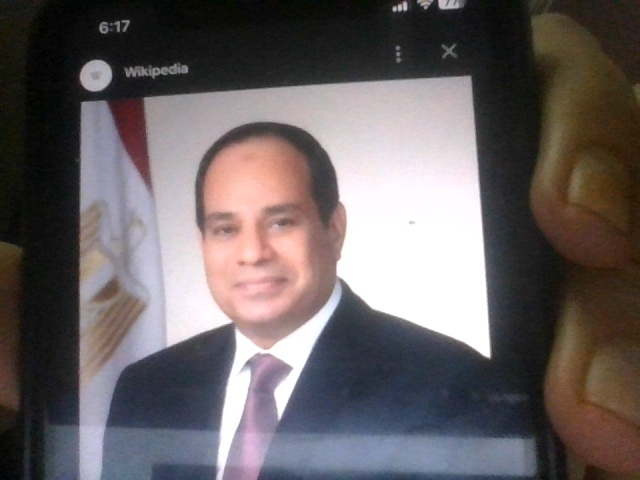
#> input picture face attendance/dp/Abd el fatah el sisi.jpg, 640 x 480 px, given in place of the camera
$ python 'final project with no test code.py'
#> lines starting #> are read from the running program, lines starting #| are printed output that depends on the picture; after the words box and inside, x2 and y2 are one past the last pixel; in counts of white or black regions, pixels touching at a corner belong together
#> the answer given: 1
#> in test_hybrid_corrector, frame is the input picture: shape (480, 640, 3); mean B, G, R 98.9, 97.8, 105.2
# -*- coding: utf-8 -*-


import cv2
import numpy as np

class HybridGMM_KNN_Corrector:
    """
    Hybrid mask generator that combines GMM and KNN masks
    Each method corrects the other's weaknesses
    """

    def __init__(self):
        # Initialize both background subtractors with different strengths
        self.gmm = cv2.createBackgroundSubtractorMOG2(
            history=300,      # Medium history - adapts moderately
            varThreshold=20,  # Moderate sensitivity
            detectShadows=True
        )

        self.knn = cv2.createBackgroundSubtractorKNN(
            history=500,      # Longer history - more stable
            dist2Threshold=500,  # Less sensitive
            detectShadows=True
        )

        # Frame buffer for temporal consistency
        self.frame_buffer = []
        self.buffer_size = 5

        # Morphology kernels
        self.kernel_small = cv2.getStructuringElement(cv2.MORPH_ELLIPSE, (2, 2))
        self.kernel_medium = cv2.getStructuringElement(cv2.MORPH_ELLIPSE, (3, 3))
        self.kernel_large = cv2.getStructuringElement(cv2.MORPH_ELLIPSE, (5, 5))

        self.frame_count = 0

    # [142 lines left out: functions _get_individual_masks, _analyze_mask_confidence, _get_temporal_mask, generate_mask, not called in this run]


class SmartHybridCorrector:
    """
    Simplified but smart hybrid corrector
    Focuses on the key correction logic
    """

    def __init__(self):
        self.gmm = cv2.createBackgroundSubtractorMOG2(history=200, varThreshold=16)
        self.knn = cv2.createBackgroundSubtractorKNN(history=400, dist2Threshold=400)
        self.kernel = cv2.getStructuringElement(cv2.MORPH_ELLIPSE, (3, 3))

    def generate_mask(self, frame):
        # Get masks from both methods
        gmm_mask = self.gmm.apply(frame, learningRate=0.01)
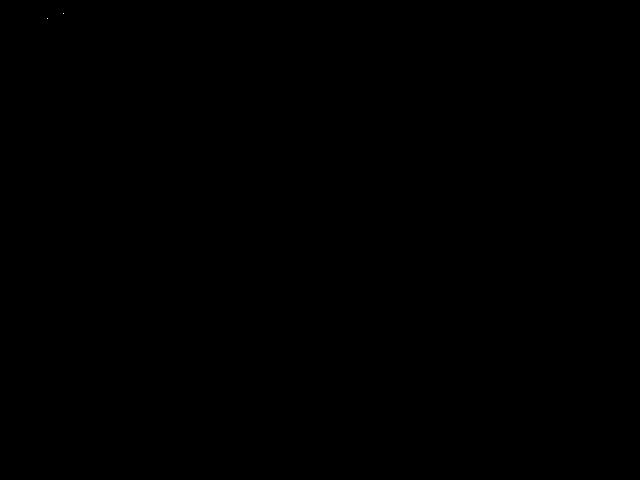
#> gmm_mask: shape (480, 640); values 127 (black) and 255 (white), 0% white in thin lines or dots, all inside (x1, y1, x2, y2) = (47, 13, 64, 19)
        knn_mask = self.knn.apply(frame, learningRate=0.005)
#> knn_mask: shape (480, 640); every value is 255

        # Binary masks (ignore shadows)
        _, gmm_bin = cv2.threshold(gmm_mask, 250, 255, cv2.THRESH_BINARY)
        _, knn_bin = cv2.threshold(knn_mask, 250, 255, cv2.THRESH_BINARY)

        # CORRECTION LOGIC:

        # 1. Areas where both agree - keep them
        both_agree = cv2.bitwise_and(gmm_bin, knn_bin)

        # 2. GMM says foreground but KNN doesn't - could be GMM noise
        gmm_only = cv2.subtract(gmm_bin, knn_bin)
#> gmm_only: shape (480, 640); every value is 0

        # 3. KNN says foreground but GMM doesn't - could be KNN catching something GMM missed
        knn_only = cv2.subtract(knn_bin, gmm_bin)

        # Apply corrections:
        hybrid_mask = both_agree.copy()

        # For GMM-only areas, check if they're large enough (not noise)
        gmm_contours, _ = cv2.findContours(gmm_only, cv2.RETR_EXTERNAL, cv2.CHAIN_APPROX_SIMPLE)
#> gmm_contours = []
        for contour in gmm_contours:
            area = cv2.contourArea(contour)
            if area > 100:  # Large enough, probably real
                cv2.drawContours(hybrid_mask, [contour], -1, 255, -1)
#> this loop made 0 passes

        # For KNN-only areas, check temporal consistency
        knn_contours, _ = cv2.findContours(knn_only, cv2.RETR_EXTERNAL, cv2.CHAIN_APPROX_SIMPLE)
#> knn_contours = [[[0, 0], [0, 479], [639, 479], [639, 0]]]
        for contour in knn_contours:
            area = cv2.contourArea(contour)
            if area > 150:  # KNN tends to be more conservative, so trust larger areas
                cv2.drawContours(hybrid_mask, [contour], -1, 255, -1)
#> this loop made 1 pass
#> (contour, area) on pass 1: ([[0, 0], [0, 479], [639, 479], [639, 0]], 306081)

        # Clean up
        hybrid_mask = cv2.morphologyEx(hybrid_mask, cv2.MORPH_CLOSE, self.kernel)
        hybrid_mask = cv2.medianBlur(hybrid_mask, 3)

        return hybrid_mask


class WeightedHybridCorrector:
    """
    Weighted combination of GMM and KNN masks
    """

    def __init__(self):
        self.gmm = cv2.createBackgroundSubtractorMOG2(history=250, varThreshold=18)
        self.knn = cv2.createBackgroundSubtractorKNN(history=350, dist2Threshold=450)
        self.kernel = cv2.getStructuringElement(cv2.MORPH_ELLIPSE, (3, 3))

        # Weights can be adjusted based on scene
        self.gmm_weight = 0.6
        self.knn_weight = 0.4

    # [28 lines left out: function generate_mask, not called in this run]


# Test function
def test_hybrid_corrector():
    """Test the hybrid corrector"""
    print("Testing GMM-KNN Hybrid Corrector")
    print("Press 'q' to quit, '1-3' to switch methods")

    # Create correctors
    correctors = {
        "Smart Corrector": SmartHybridCorrector(),
        "Weighted Corrector": WeightedHybridCorrector(),
        "Advanced Corrector": HybridGMM_KNN_Corrector()
    }

    current_method = "Smart Corrector"

    cap = cv2.VideoCapture(0)
    cap.set(cv2.CAP_PROP_FRAME_WIDTH, 320)
    cap.set(cv2.CAP_PROP_FRAME_HEIGHT, 240)

    while True:
        ret, frame = cap.read()
        if not ret:
            break

        # Generate mask with current method
        mask = correctors[current_method].generate_mask(frame)

        # Get individual masks for comparison
        gmm = cv2.createBackgroundSubtractorMOG2(history=200).apply(frame)
        knn = cv2.createBackgroundSubtractorKNN(history=400).apply(frame)

        _, gmm_bin = cv2.threshold(gmm, 250, 255, cv2.THRESH_BINARY)
        _, knn_bin = cv2.threshold(knn, 250, 255, cv2.THRESH_BINARY)

        # Create comparison display
        display = np.zeros((240*2, 320*2, 3), dtype=np.uint8)

        # Row 1: Original and GMM
#> (the run stopped early here; a loop or call above may not have finished)
